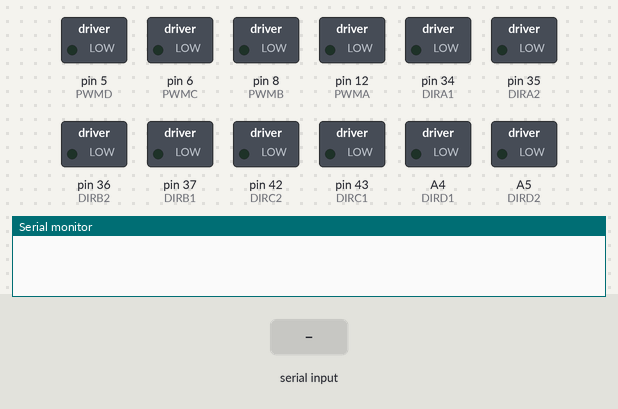
The sketch below on a simulated Arduino Mega 2560, built with avr-gcc and run on an emulated ATmega2560. Parts: switched loads named in the sketch (green lamp = pin HIGH), the last lines printed to the serial monitor. The test bench sets the inputs (shaded band).

Above: at 1.2 s.
1.3 s: "A" received over Serial
At 2.0 s:
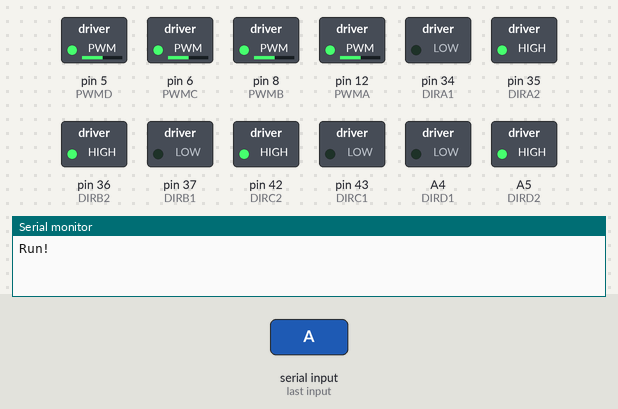
2.8 s: "B" received over Serial
At 3.1 s:
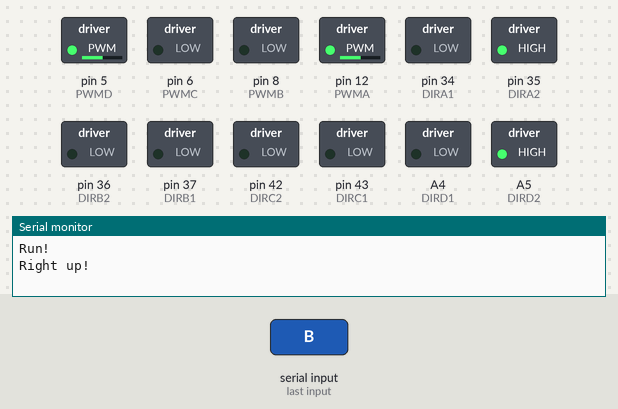
4.3 s: "C" received over Serial
At 5.5 s:
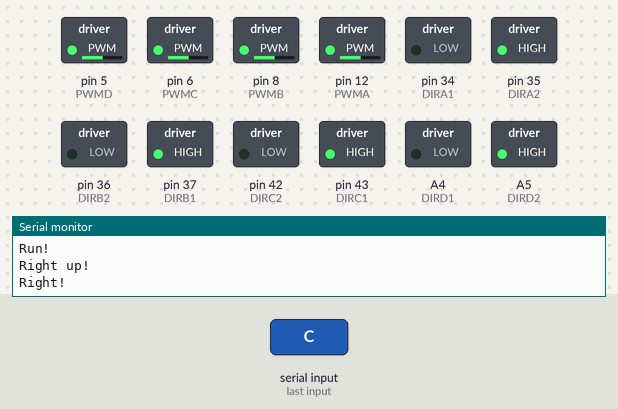
5.8 s: "D" received over Serial
At 6.6 s:
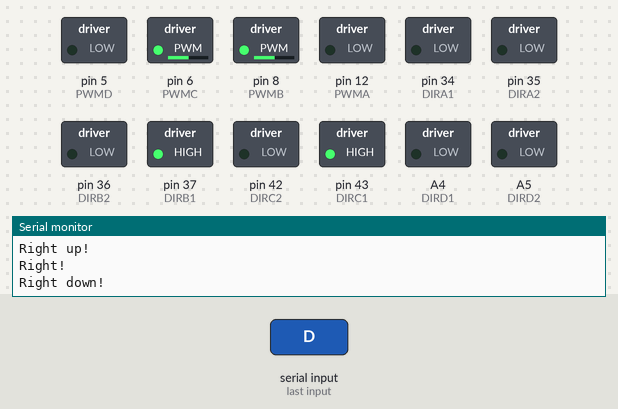
7.3 s: "F" received over Serial
At 7.8 s:
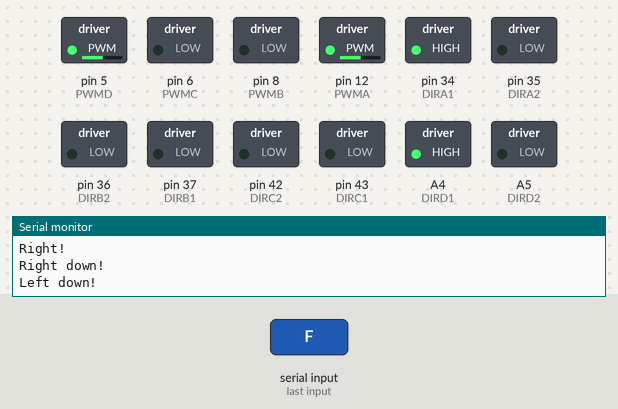
8.8 s: "G" received over Serial
At 10.1 s:
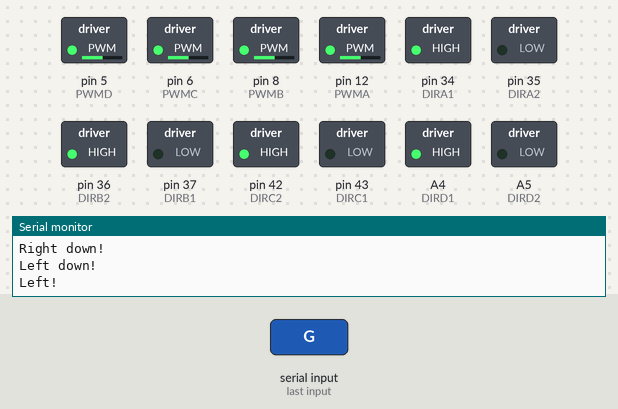
Timing chart, 0 to 11.3 s (numbered marks = the images above; inputs shaded):
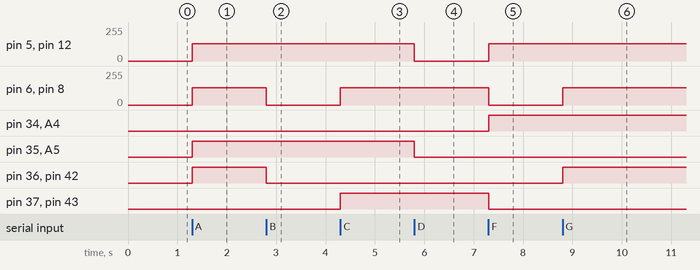

Measured:
- after the input at 1.3 s, pin 5 (PWMD), pin 6 (PWMC), pin 8 (PWMB), pin 12 (PWMA): 0/255 → 130/255 at once; pin 35 (DIRA2), pin 36 (DIRB2), pin 42 (DIRC2), A5 (DIRD2): LOW → HIGH at once
- after the input at 2.8 s, pin 6 (PWMC), pin 8 (PWMB): 130/255 → 0/255 at once; pin 36 (DIRB2), pin 42 (DIRC2): HIGH → LOW at once
- after the input at 4.3 s, pin 6 (PWMC), pin 8 (PWMB): 0/255 → 130/255 at once; pin 37 (DIRB1), pin 43 (DIRC1): LOW → HIGH at once
- after the input at 5.8 s, pin 5 (PWMD), pin 12 (PWMA): 130/255 → 0/255 at once; pin 35 (DIRA2), A5 (DIRD2): HIGH → LOW at once
- after the input at 7.3 s, pin 5 (PWMD), pin 12 (PWMA): 0/255 → 130/255 at once; pin 6 (PWMC), pin 8 (PWMB): 130/255 → 0/255 at once; pin 34 (DIRA1), A4 (DIRD1): LOW → HIGH at once; pin 37 (DIRB1), pin 43 (DIRC1): HIGH → LOW at once
- after the input at 8.8 s, pin 6 (PWMC), pin 8 (PWMB): 0/255 → 130/255 at once; pin 36 (DIRB2), pin 42 (DIRC2): LOW → HIGH at once

The sketch:

BT2560.ino
```cpp
//电机引脚
#define PWMA 12    //A电机转速
#define DIRA1 34
#define DIRA2 35  //A电机方向
#define PWMB 8    //B电机转速
#define DIRB1 37
#define DIRB2 36  //B电机方向
#define PWMC 6   //C电机转速  pin 9 change pin 6
#define DIRC1 43
#define DIRC2 42  //C电机方向
#define PWMD 5    //D电机转速
#define DIRD1 A4  //26
#define DIRD2 A5  //27  //D电机方向

#define MOTORA_FORWARD(pwm)    do{digitalWrite(DIRA1,LOW); digitalWrite(DIRA2,HIGH);analogWrite(PWMA,pwm);}while(0)
#define MOTORA_STOP(x)         do{digitalWrite(DIRA1,LOW); digitalWrite(DIRA2,LOW); analogWrite(PWMA,0);}while(0)
#define MOTORA_BACKOFF(pwm)    do{digitalWrite(DIRA1,HIGH);digitalWrite(DIRA2,LOW); analogWrite(PWMA,pwm);}while(0)

#define MOTORB_FORWARD(pwm)    do{digitalWrite(DIRB1,LOW); digitalWrite(DIRB2,HIGH);analogWrite(PWMB,pwm);}while(0)
#define MOTORB_STOP(x)         do{digitalWrite(DIRB1,LOW); digitalWrite(DIRB2,LOW); analogWrite(PWMB,0);}while(0)
#define MOTORB_BACKOFF(pwm)    do{digitalWrite(DIRB1,HIGH);digitalWrite(DIRB2,LOW); analogWrite(PWMB,pwm);}while(0)

#define MOTORC_FORWARD(pwm)    do{digitalWrite(DIRC1,LOW); digitalWrite(DIRC2,HIGH);analogWrite(PWMC,pwm);}while(0)
#define MOTORC_STOP(x)         do{digitalWrite(DIRC1,LOW); digitalWrite(DIRC2,LOW); analogWrite(PWMC,0);}while(0)
#define MOTORC_BACKOFF(pwm)    do{digitalWrite(DIRC1,HIGH);digitalWrite(DIRC2,LOW); analogWrite(PWMC,pwm);}while(0)

#define MOTORD_FORWARD(pwm)    do{digitalWrite(DIRD1,LOW); digitalWrite(DIRD2,HIGH);analogWrite(PWMD,pwm);}while(0)
#define MOTORD_STOP(x)         do{digitalWrite(DIRD1,LOW); digitalWrite(DIRD2,LOW); analogWrite(PWMD,0);}while(0)
#define MOTORD_BACKOFF(pwm)    do{digitalWrite(DIRD1,HIGH);digitalWrite(DIRD2,LOW); analogWrite(PWMD,pwm);}while(0)

#define SERIAL  Serial

#define LOG_DEBUG

#ifdef LOG_DEBUG
#define M_LOG SERIAL.print
#else
#define M_LOG
#endif

#define MAX_PWM   200
#define MIN_PWM   130
int Motor_PWM = 130;

//控制电机运动    宏定义


//    ↑A-----B↑
//     |  ↑  |
//     |  |  |
//    ↑C-----D↑
void ADVANCE()
{
  MOTORA_FORWARD(Motor_PWM);MOTORB_FORWARD(Motor_PWM);
  MOTORC_FORWARD(Motor_PWM);MOTORD_FORWARD(Motor_PWM);
}

//    ↓A-----B↓
//     |  |  |
//     |  ↓  |
//    ↓C-----D↓
void BACK()
{
  MOTORA_BACKOFF(Motor_PWM);MOTORB_BACKOFF(Motor_PWM);
  MOTORC_BACKOFF(Motor_PWM);MOTORD_BACKOFF(Motor_PWM);
}
//    =A-----B↑
//     |   ↖ |
//     | ↖   |
//    ↑C-----D=
void LEFT_1()
{
  MOTORA_FORWARD(Motor_PWM);MOTORB_STOP(Motor_PWM);
  MOTORC_STOP(Motor_PWM);MOTORD_FORWARD(Motor_PWM);
}

//    ↓A-----B↑
//     |  ←  |
//     |  ←  |
//    ↑C-----D↓
void LEFT_2()
{
  MOTORA_BACKOFF(Motor_PWM);MOTORB_FORWARD(Motor_PWM);
  MOTORC_FORWARD(Motor_PWM);MOTORD_BACKOFF(Motor_PWM);
}
//    ↓A-----B=
//     | ↙   |
//     |   ↙ |
//    =C-----D↓
void LEFT_3()
{
  MOTORA_BACKOFF(Motor_PWM);MOTORB_STOP(Motor_PWM);
  MOTORC_STOP(Motor_PWM);MOTORD_BACKOFF(Motor_PWM);
}
//    ↑A-----B=
//     | ↗   |
//     |   ↗ |
//    =C-----D↑
void RIGHT_1()
{
  MOTORA_FORWARD(Motor_PWM);MOTORB_STOP(Motor_PWM);
  MOTORC_STOP(Motor_PWM);MOTORD_FORWARD(Motor_PWM);
}
//    ↑A-----B↓
//     |  →  |
//     |  →  |
//    ↓C-----D↑
void RIGHT_2()
{
  MOTORA_FORWARD(Motor_PWM);MOTORB_BACKOFF(Motor_PWM);
  MOTORC_BACKOFF(Motor_PWM);MOTORD_FORWARD(Motor_PWM);
}
//    =A-----B↓
//     |   ↘ |
//     | ↘   |
//    ↓C-----D=
void RIGHT_3()
{
  MOTORA_STOP(Motor_PWM);MOTORB_BACKOFF(Motor_PWM);
  MOTORC_BACKOFF(Motor_PWM);MOTORD_STOP(Motor_PWM);
}
//    =A-----B=
//     |  =  |
//     |  =  |
//    =C-----D=
void STOP()
{
  MOTORA_STOP(Motor_PWM);MOTORB_STOP(Motor_PWM);
  MOTORC_STOP(Motor_PWM);MOTORD_STOP(Motor_PWM);
}
void UART_Control()
{
  char Uart_Date=0;
 if(SERIAL.available())
  {
   Uart_Date = SERIAL.read();
  }
  switch(Uart_Date)
  {
     case 'A':  ADVANCE(); M_LOG("Run!\r\n");        break;
     case 'B':  RIGHT_1();  M_LOG("Right up!\r\n");     break;
     case 'C':  RIGHT_2();  M_LOG("Right!\r\n");        break;
     case 'D':  RIGHT_3();  M_LOG("Right down!\r\n");   break;
     case 'E':  BACK();     M_LOG("Run!\r\n");        break;
     case 'F':  LEFT_3();   M_LOG("Left down!\r\n");    break;
     case 'G':  LEFT_2();   M_LOG("Left!\r\n");       break;
     case 'H':  LEFT_1();   M_LOG("Left up!\r\n");  break;
     case 'Z':  STOP();     M_LOG("Stop!\r\n");       break;
     case 'L':  Motor_PWM = 240;                      break;
     case 'M':  Motor_PWM = 130;                       break;
   }
}
void IO_init()
{
	pinMode(PWMA, OUTPUT);
	pinMode(DIRA1, OUTPUT);pinMode(DIRA2, OUTPUT);
	pinMode(PWMB, OUTPUT);
	pinMode(DIRB1, OUTPUT);pinMode(DIRB2, OUTPUT);
  pinMode(PWMC, OUTPUT);
	pinMode(DIRC1, OUTPUT);pinMode(DIRC2, OUTPUT);
	pinMode(PWMD, OUTPUT);
	pinMode(DIRD1, OUTPUT);pinMode(DIRD2, OUTPUT);
	STOP();
}
void setup()
{
	SERIAL.begin(9600);
	IO_init();

//  SERIAL.print("Start");
}

void loop()
{
	UART_Control();//串口接收处理
	//CAR_Control();//小车控制

}
```
